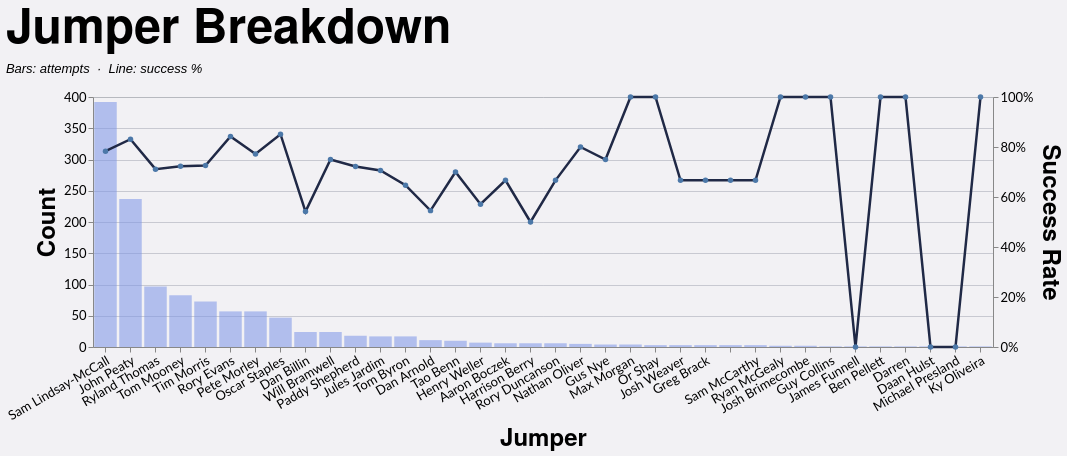

This figure's Vega-Lite source:
### Vega-Lite specification from a JSON file in a GitHub repository (floating-point values rounded to 4 significant figures; data arrays with more than 128 entries replaced by an {"elided": "..."} marker saying what was removed)
{"config": {"axis": {"labelFont": "Lato, sans-serif", "titleFont": "PT Sans Narrow, Helvetica Neue, Helvetica, Arial, sans-serif", "labelFontSize": 13, "titleFontSize": 24, "gridColor": "#202947", "gridOpacity": 0.2}, "header": {"labelFont": "PT Sans Narrow, Helvetica Neue, Helvetica, Arial, sans-serif", "titleFont": "PT Sans Narrow, Helvetica Neue, Helvetica, Arial, sans-serif", "labelFontSize": 24, "titleFontSize": 28, "labelFontWeight": "bold", "orient": "left"}, "legend": {"labelFont": "Lato, sans-serif", "titleFont": "PT Sans Narrow, Helvetica Neue, Helvetica, Arial, sans-serif", "labelFontSize": 14, "titleFontSize": 16, "titlePadding": 5, "fillColor": "white", "strokeColor": "black", "padding": 10, "titleFontWeight": "lighter", "titleFontStyle": "italic", "titleColor": "gray", "offset": 10}, "title": {"font": "PT Sans Narrow, Helvetica Neue, Helvetica, Arial, sans-serif", "fontSize": 48, "fontWeight": "bold", "anchor": "start", "align": "center", "titlePadding": 20, "subtitlePadding": 10, "subtitleFontSize": 13, "subtitleColor": "", "subtitleFontStyle": "italic", "offset": 15, "color": "black"}, "axisX": {"labelAngle": 0}, "facet": {"title": null, "header": null, "align": {"row": "each", "column": "each"}}, "resolve": {"scale": {"y": "independent", "facet": "independent"}}, "background": "#f2f1f4"}, "layer": [{"mark": {"type": "bar", "color": "#7d96e8", "opacity": 0.55}, "encoding": {"tooltip": [{"field": "jumper", "title": "Jumper", "type": "nominal"}, {"field": "won", "format": ",.0f", "title": "Won", "type": "quantitative"}, {"field": "attempts", "format": ",.0f", "title": "Attempts", "type": "quantitative"}, {"field": "success_rate", "format": ".1%", "title": "Success Rate", "type": "quantitative"}], "x": {"axis": {"labelAngle": -30}, "field": "jumper", "sort": "-y", "title": "Jumper", "type": "nominal"}, "y": {"axis": {"format": ",.0f", "orient": "left"}, "field": "attempts", "title": "Count", "type": "quantitative"}}, "transform": [{"filter": "(loSquad == 'All' || datum.squad == loSquad) && (loGameType == 'All' || (loGameType == 'League + Cup' && (datum.game_type == 'League' || datum.game_type == 'Cup')) || (loGameType == 'League only' && datum.game_type == 'League') || datum.game_type == loGameType) && (loOpposition == 'All' || datum.opposition == loOpposition) && (loThrower == 'All' || datum.thrower == loThrower) && (loJumper == 'All' || datum.jumper == loJumper) && (loArea == 'All' || datum.area == loArea) && (loNumbers == 'All' || datum.numbers == loNumbers) && (loCall == 'All' || datum.call == loCall) && (loCallType == 'All' || datum.call_type == loCallType)"}, {"filter": "(loSeason == 'All' || datum.season == loSeason)"}, {"aggregate": [{"op": "count", "as": "attempts"}, {"op": "sum", "field": "won", "as": "won"}], "groupby": ["jumper"]}, {"calculate": "datum.won / datum.attempts", "as": "success_rate"}]}, {"mark": {"type": "line", "color": "#202946", "point": true, "strokeWidth": 2.5}, "encoding": {"tooltip": [{"field": "jumper", "title": "Jumper", "type": "nominal"}, {"field": "won", "format": ",.0f", "title": "Won", "type": "quantitative"}, {"field": "attempts", "format": ",.0f", "title": "Attempts", "type": "quantitative"}, {"field": "success_rate", "format": ".1%", "title": "Success Rate", "type": "quantitative"}], "x": {"axis": {"labelAngle": -30}, "field": "jumper", "sort": "-y", "title": "Jumper", "type": "nominal"}, "y": {"axis": {"format": "%", "orient": "right"}, "field": "success_rate", "scale": {"domain": [0, 1]}, "title": "Success Rate", "type": "quantitative"}}, "transform": [{"filter": "(loSquad == 'All' || datum.squad == loSquad) && (loGameType == 'All' || (loGameType == 'League + Cup' && (datum.game_type == 'League' || datum.game_type == 'Cup')) || (loGameType == 'League only' && datum.game_type == 'League') || datum.game_type == loGameType) && (loOpposition == 'All' || datum.opposition == loOpposition) && (loThrower == 'All' || datum.thrower == loThrower) && (loJumper == 'All' || datum.jumper == loJumper) && (loArea == 'All' || datum.area == loArea) && (loNumbers == 'All' || datum.numbers == loNumbers) && (loCall == 'All' || datum.call == loCall) && (loCallType == 'All' || datum.call_type == loCallType)"}, {"filter": "(loSeason == 'All' || datum.season == loSeason)"}, {"aggregate": [{"op": "count", "as": "attempts"}, {"op": "sum", "field": "won", "as": "won"}], "groupby": ["jumper"]}, {"calculate": "datum.won / datum.attempts", "as": "success_rate"}]}], "data": {"name": "data-9f78a8a80e26132ebc7aef6a8d9c7f48"}, "height": 250, "params": [{"name": "loSquad", "value": "All"}, {"name": "loSeason", "value": "All"}, {"name": "loGameType", "value": "All"}, {"name": "loOpposition", "value": "All"}, {"name": "loThrower", "value": "All"}, {"name": "loJumper", "value": "All"}, {"name": "loArea", "value": "All"}, {"name": "loNumbers", "value": "All"}, {"name": "loCall", "value": "All"}, {"name": "loCallType", "value": "All"}], "resolve": {"scale": {"y": "independent"}}, "title": {"text": "Jumper Breakdown", "subtitle": "Bars: attempts  ·  Line: success %"}, "width": {"step": 25}, "$schema": "https://vega.github.io/schema/vega-lite/v5.20.1.json", "datasets": {"data-9f78a8a80e26132ebc7aef6a8d9c7f48": {"elided": "1228 records"}}}
